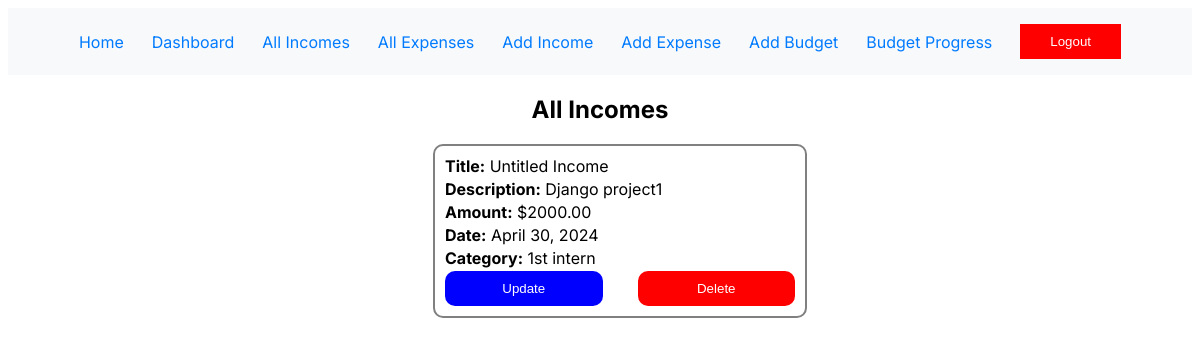
Screenshot of /all-incomes/ (signed in) with the database file from the repository.
### tracker/models.py (models this page shows, shortened)
class Income(models.Model):
    user = models.ForeignKey(User, on_delete=models.CASCADE)
    source = models.CharField(max_length=100)
    amount = models.DecimalField(max_digits=10, decimal_places=2)
    date = models.DateField()
    description = models.TextField()
    title = models.CharField(max_length=100,default="Untitled Income")

### tracker/views.py (the view)
# urls.py: path('all-incomes/', views.all_incomes, name='all_incomes'),
@login_required
def all_incomes(request):
    all_incomes = Income.objects.filter(user=request.user)  # Assuming you have a way to filter incomes for the current user
    return render(request, 'tracker/all_incomes.html', {'all_incomes': all_incomes})

### tracker/templates/tracker/all_incomes.html (shortened to what this page needs)
{% extends 'tracker/base.html' %}
{% block content %}
<h2>All Incomes</h2>
<ul id="income-list">
    {% for income in all_incomes %}
    <li>
        <div class="item">
            <strong>Title:</strong> {{ income.title}}
        </div>
        <div class="item">
            <strong>Description:</strong> {{ income.description }}
        </div>
        <div class="item">
            <strong>Amount:</strong> ${{ income.amount }}<br>
        </div>
        <div class="item">
            <strong>Date:</strong> {{ income.date }}<br>
        </div>
        <div class="item">
            <strong>Category:</strong> {{ income.source }}<br>
        </div>
        <div class="buttons">
            <button class="edit-income-btn" data-id="{{ income.id }}">Update</button>
            <button class="delete-income-btn" data-id="{{ income.id }}">Delete</button>
        </div>
    </li>
    {% endfor %}
</ul>
{% endblock %}

### tracker/templates/tracker/base.html (style rules this page uses)
body { font-family: 'Inter', sans-serif; }

### tracker/templates/tracker/all_incomes.html (style rules this page uses)
h2 { text-align: center; }
ul { list-style-type: none; display: flex; flex-direction: row; justify-content: center; flex-wrap: wrap; gap: 20px; }
li { width: 350px; height: 150px; border: 2px solid gray; border-radius: 10px; padding: 10px 10px; display: flex; flex-direction: column; justify-content: space-between; }
li .buttons { display: flex; width: 100%; justify-content: space-between; gap: 10px; }
.edit-income-btn { background-color: blue; border-radius: 10px; padding: 10px 0px; color: white; width: 45%; border: none; }
.delete-income-btn { background-color: red; border-radius: 10px; padding: 10px 0px; color: white; width: 45%; border: none; }

### rows the page displays
Income: title "Untitled Income", description "Django project1", amount "2000.00", date "April 30, 2024", source "1st intern"
